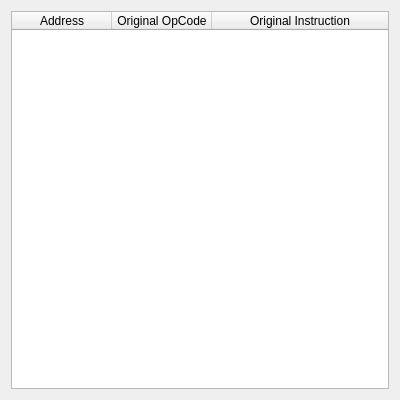
<?xml version="1.0" encoding="UTF-8"?>
<ui version="4.0">
 <class>Form</class>
 <widget class="QWidget" name="Form">
  <property name="geometry">
   <rect>
    <x>0</x>
    <y>0</y>
    <width>400</width>
    <height>400</height>
   </rect>
  </property>
  <property name="windowTitle">
   <string>Restore Instructions</string>
  </property>
  <layout class="QGridLayout" name="gridLayout">
   <item row="0" column="0">
    <widget class="QTableWidget" name="tableWidget_Instructions">
     <property name="editTriggers">
      <set>QAbstractItemView::NoEditTriggers</set>
     </property>
     <property name="selectionMode">
      <enum>QAbstractItemView::SingleSelection</enum>
     </property>
     <property name="selectionBehavior">
      <enum>QAbstractItemView::SelectRows</enum>
     </property>
     <property name="sortingEnabled">
      <bool>true</bool>
     </property>
     <attribute name="horizontalHeaderStretchLastSection">
      <bool>true</bool>
     </attribute>
     <attribute name="verticalHeaderVisible">
      <bool>false</bool>
     </attribute>
     <attribute name="verticalHeaderMinimumSectionSize">
      <number>16</number>
     </attribute>
     <attribute name="verticalHeaderDefaultSectionSize">
      <number>16</number>
     </attribute>
     <column>
      <property name="text">
       <string>Address</string>
      </property>
     </column>
     <column>
      <property name="text">
       <string>Original OpCode</string>
      </property>
     </column>
     <column>
      <property name="text">
       <string>Original Instruction</string>
      </property>
     </column>
    </widget>
   </item>
  </layout>
 </widget>
 <resources/>
 <connections/>
</ui>
